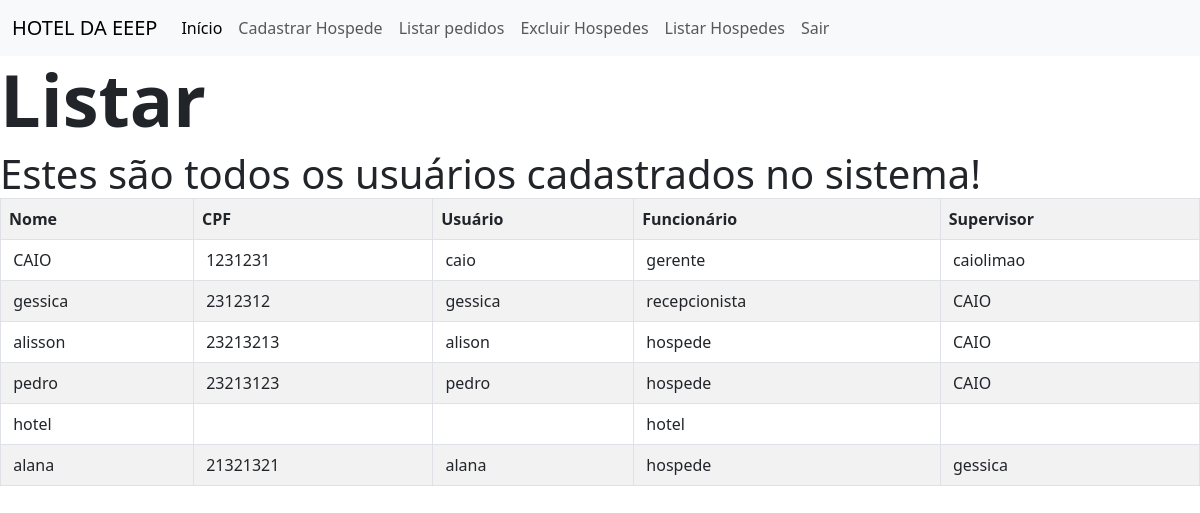
The page /ACadastro/ARecepcionista.php?page2=listar (signed in) on the database its author committed.
### tables this page shows
CREATE TABLE `funcionarios` (
  `id` int(11) NOT NULL,
  `nome` varchar(255) NOT NULL,
  `cpf` varchar(255) NOT NULL,
  `supervisor` varchar(255) NOT NULL,
  `usuario` varchar(255) NOT NULL,
  `senha` varchar(255) NOT NULL,
  `funcionario` varchar(255) NOT NULL,
  `dinheiro` float NOT NULL
);

### cadastro/listar.php (the view)
<h1 class="display-2 fw-bold">Listar</h1>
<label class="display-6 fw-normal" for="">Estes são todos os usuários cadastrados no sistema!</label>
<?php
if ($_SESSION['func']=="gerente") {
    $sql="SELECT * FROM funcionarios";
} else {
    $sql="SELECT * FROM funcionarios where funcionario='hospede'";
}
$res = $conn->query($sql);
$nrows=$res->num_rows;
if($nrows>0){
    echo "<table class='table table-hover
    table-striped table-bordered'>";
    echo"<tr>";
    echo  "<th>Nome</th>";
    echo  "<th>CPF</th>";
    echo  "<th>Usuário</th>";
    if($_SESSION['func']=='gerente'){
    echo  "<th>Funcionário</th>";
    echo  "<th>Supervisor</th>";}
    while($row = $res->fetch_object()){
     echo "<tr><td><label></label> {$row->nome}</td>";
     echo "<td><label></label> {$row->cpf}</td>";
     echo "<td><label></label> {$row->usuario}</td>";
     if($_SESSION['func']=='gerente'){
     echo "<td><label></label> {$row->funcionario}</td>";
     echo "<td><label></label> {$row->supervisor}</td></tr>";
     }
    }
    echo"</table>";
}else{
    echo " <br><h1>SEM RESULTADOS</h1>";
}
?>

### rows shown on the page
funcionarios: nome "CAIO", cpf "1231231", usuario "caio", funcionario "gerente", supervisor "caiolimao"
funcionarios: nome "gessica", cpf "2312312", usuario "gessica", funcionario "recepcionista", supervisor "CAIO"
funcionarios: nome "alisson", cpf "23213213", usuario "alison", funcionario "hospede", supervisor "CAIO"
funcionarios: nome "pedro", cpf "23213123", usuario "pedro", funcionario "hospede", supervisor "CAIO"
funcionarios: nome "hotel", funcionario "hotel"
funcionarios: nome "alana", cpf "21321321", usuario "alana", funcionario "hospede", supervisor "gessica"
